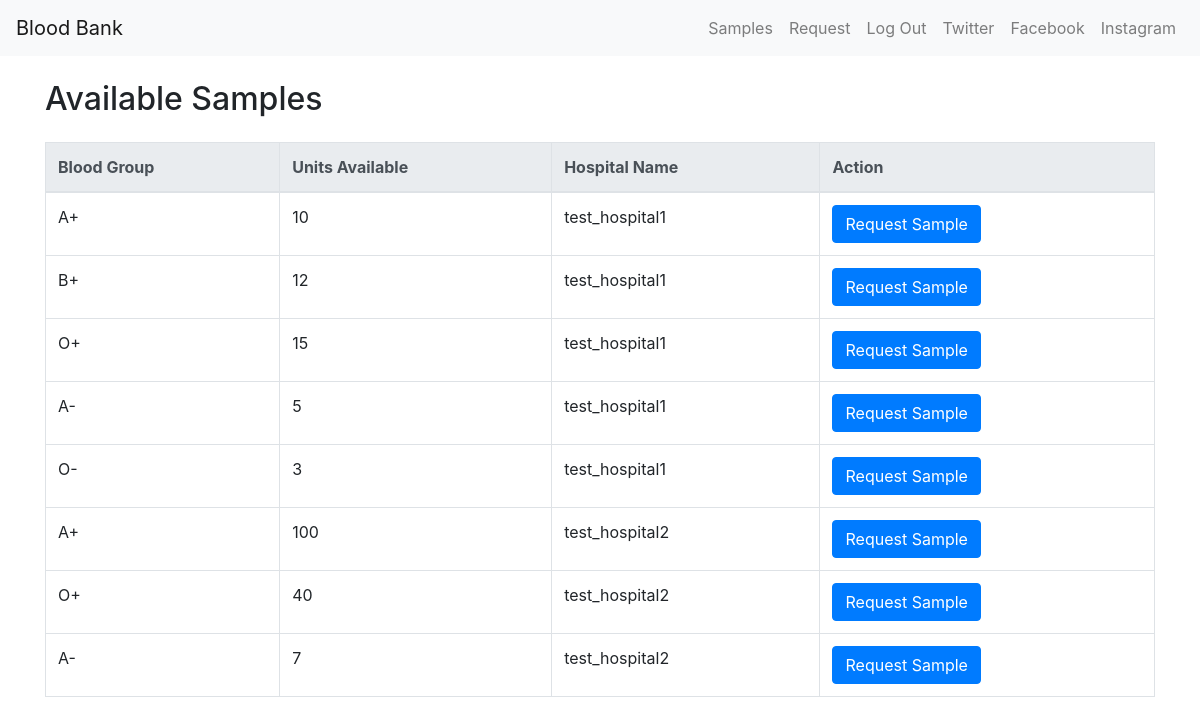
The page /pages/receiver/receiver_display.php (signed in) on the database its author committed.
### tables this page shows
CREATE TABLE `stock` (
  `stock_id` int(11) NOT NULL,
  `blood_grp` varchar(50) NOT NULL,
  `units` varchar(50) NOT NULL,
  `hospital_id` varchar(50) NOT NULL
);

CREATE TABLE `hospital` (
  `hospital_id` int(11) NOT NULL,
  `hospital_name` varchar(50) NOT NULL,
  `contact` varchar(50) NOT NULL,
  `address` varchar(300) NOT NULL,
  `email` varchar(50) NOT NULL,
  `user_name` varchar(50) NOT NULL,
  `password` varchar(50) NOT NULL
);

### pages/receiver/receiver_display.php (the view, shortened to what this page needs)
<?php
require('../../config/dbconn.php');
function display_available_samples($dbconn)
{
    $sql = "SELECT s.blood_grp, s.units, h.hospital_name, h.hospital_id
            FROM stock s
            INNER JOIN hospital h
            ON s.hospital_id = h.hospital_id";
    $result = mysqli_query($dbconn, $sql);
    if (mysqli_num_rows($result) > 0) {
        echo '<div class="table-responsive">';
        echo '<table class="table table-bordered">';
        echo '<thead class="thead-light">';
        echo '<tr>';
        echo '<th>Blood Group</th>';
        echo '<th>Units Available</th>';
        echo '<th>Hospital Name</th>';
        echo '<th>Action</th>';
        echo '</tr>';
        echo '</thead>';
        echo '<tbody>';
        while ($row = mysqli_fetch_assoc($result)) {
            echo '<tr>';
            echo '<td>' . $row['blood_grp'] . '</td>';
            echo '<td>' . $row['units'] . '</td>';
            echo '<td>' . $row['hospital_name'] . '</td>';
            echo '<td><form method="post" action="request_sample.php">
                  <button type="submit" id="submit" name="submit" class="btn btn-primary">
                  Request Sample
                  </button>
                  <input type="hidden" name="hospital_id" value="' . $row['hospital_id'] . '">
                  <input type="hidden" name="blood_grp" value="' . $row['blood_grp'] . '">
                  </form>
                  </td>';
            echo '</tr>';
        }
        echo '</tbody>';
        echo '</table>';
        echo '</div>';
    } else {
        echo '<p>No results found.</p>';
    }
}
?>
<!DOCTYPE html>
<html lang="en">
<head>
    <link rel="stylesheet" href="https://stackpath.bootstrapcdn.com/bootstrap/4.3.1/css/bootstrap.min.css"
>
    <link rel="stylesheet" href="../../assets/css/style.css">
</head>
<body>
<?php include('../../assets/login_receiver_navbar.php'); ?>
<div class="container">
    <div class="row">
        <div class="col-md-12">
            <h2 class="mt-4 mb-4">Available Samples</h2>
            <?php display_available_samples($dbconn); ?>
        </div>
    </div>
</div>

### rows shown on the page
stock: blood_grp "A+", units "10", hospital.hospital_name "test_hospital1"
stock: blood_grp "B+", units "12", hospital.hospital_name "test_hospital1"
stock: blood_grp "O+", units "15", hospital.hospital_name "test_hospital1"
stock: blood_grp "A-", units "5", hospital.hospital_name "test_hospital1"
stock: blood_grp "O-", units "3", hospital.hospital_name "test_hospital1"
stock: blood_grp "A+", units "100", hospital.hospital_name "test_hospital2"
stock: blood_grp "O+", units "40", hospital.hospital_name "test_hospital2"
stock: blood_grp "A-", units "7", hospital.hospital_name "test_hospital2"
